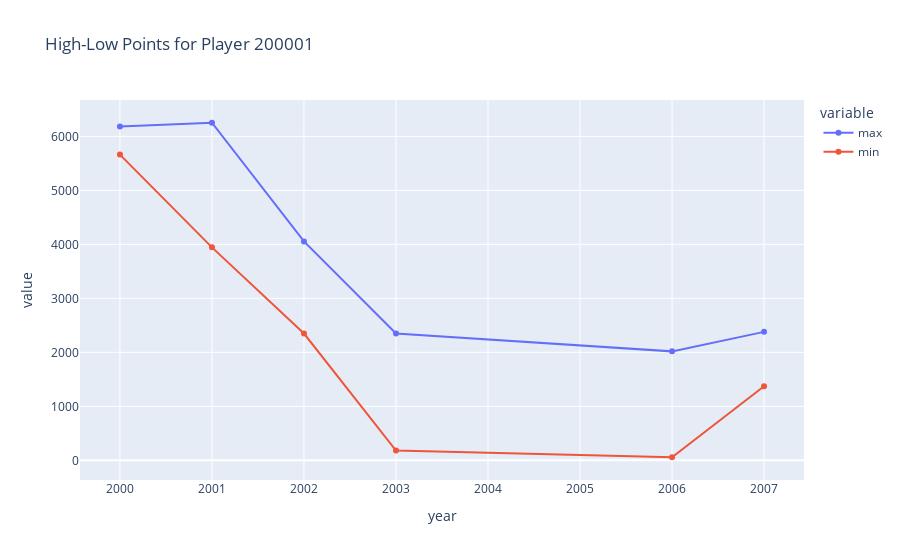

Here is the notebook cell this chart was saved with:
### Code cell
df_rank['year'] = df_rank['ranking_date'].astype(str).str[:4].astype(int)

# Filter for player with ID 200001
player_df = df_rank[df_rank['player'] == 200001]

# Group by year and calculate high and low points
agg_df = player_df.groupby('year')['points'].agg(['max', 'min']).reset_index()

# Create a high-low chart using Plotly Express
fig = px.line(agg_df, x='year', y=['max', 'min'], title='High-Low Points for Player 200001')
fig.update_traces(mode='lines+markers')
fig.show()

### Figure 1 — Plotly figure (JSON) as saved in the notebook; plotly's stock layout.template omitted (floating-point values rounded to 4 significant figures)
{"data": [{"hovertemplate": "variable=max<br>year=%{x}<br>value=%{y}<extra></extra>", "legendgroup": "max", "line": {"color": "#636efa", "dash": "solid"}, "marker": {"symbol": "circle"}, "mode": "lines+markers", "name": "max", "orientation": "v", "showlegend": true, "type": "scatter", "x": [2000, 2001, 2002, 2003, 2006, 2007], "xaxis": "x", "y": [6181, 6252, 4054, 2348, 2018, 2379], "yaxis": "y"}, {"hovertemplate": "variable=min<br>year=%{x}<br>value=%{y}<extra></extra>", "legendgroup": "min", "line": {"color": "#EF553B", "dash": "solid"}, "marker": {"symbol": "circle"}, "mode": "lines+markers", "name": "min", "orientation": "v", "showlegend": true, "type": "scatter", "x": [2000, 2001, 2002, 2003, 2006, 2007], "xaxis": "x", "y": [5662, 3944, 2348, 180, 57, 1372], "yaxis": "y"}], "layout": {"autosize": true, "legend": {"title": {"text": "variable"}, "tracegroupgap": 0}, "title": {"text": "High-Low Points for Player 200001"}, "xaxis": {"anchor": "y", "autorange": true, "domain": [0, 1], "range": [2000.0, 2007.0], "title": {"text": "year"}, "type": "linear"}, "yaxis": {"anchor": "x", "autorange": true, "domain": [0, 1], "range": [-454.2, 6763.0], "title": {"text": "value"}, "type": "linear"}}}
